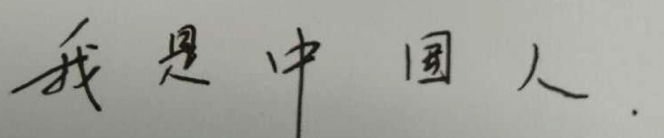
#> input picture data_generation/augment/sample.png, 664 x 138 px
$ python augment.py
#> lines starting #> are read from the running program, lines starting #| are printed output that depends on the picture
# auther:liushuchun
import cv2
import numpy as np
import sys
import os

if sys.version_info.major == 2:
    print("python2 excute")
elif sys.version_info.major == 3:
    print("python3 excute")

#旋转
def rotate(img, angle, center=None, scale=1.0):
    # get the dimension of the img
    (h, w) = img.shape[:2]

    if center is None:
        center = (w // 2, h // 2)

    M = cv2.getRotationMatrix2D(center, angle, scale)
    rotated_img = cv2.warpAffine(
        img, M, (w, h), borderMode=cv2.BORDER_REPLICATE)

    return rotated_img

#拉伸（放大-缩小）
def resize(img, width=None, height=None, inter=cv2.INTER_AREA):
    # get the dimension of the img

    dm = None

    (h, w) = img.shape[:2]

    if width is None and height is None:
        return img

    if width:
        r = width / float(w)
        dm = (width, int(h * r))
    else:
        r = height / float(h)
        dm = (int(w * r), height)

    resized_img = cv2.resize(img, dm, interpolation=inter)

    return resized_img

# 对比度变化
def adjust_brightness_contrast(img, brightness=0., contrast=0.):
    """
    Adjust the brightness or contrast of image
    """
    beta = 0
    return cv2.addWeighted(img, 1 + float(contrast) / 100., img, beta, float(brightness))

# 模糊
def blur(img, typ="gaussian", kernal=(2, 2)):
    """
    Blur the image
    :params:
            typ: "gaussian" or "median"
    """
    if typ == "gaussian":
        return cv2.GaussianBlur(img, kernal, 0, None, 0)
    elif typ == "median":
        return cv2.blur(img, kernal)
    else:
        return img


if __name__ == "__main__":
    img = cv2.imread("sample.png")
#> img is the input picture: shape (138, 664, 3); mean B, G, R 154.3, 161.2, 160.2
    (h, w) = img.shape[:2]
#> h = 138; w = 664
    blur_img = blur(img, kernal=(5, 5))
    blur_img = blur(blur_img, kernal=(3, 3))
    cv2.imwrite("blured.png", blur_img)
    cv2.imwrite("src.png", img)

    decre_contrasted_img = adjust_brightness_contrast(
        img, brightness=0.5, contrast=-50)
#> in adjust_brightness_contrast, `return cv2.addWeighted(img, 1 + float(contrast) / 100., img, beta, flo..`:
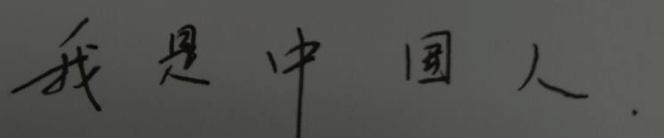
#> returned value: shape (138, 664, 3); mean of channels 0, 1, 2 77.7, 81.1, 80.7; drawn as B, G, R
    cv2.imwrite("decre_contrasted.png", decre_contrasted_img)
    incre_contrasted_img = adjust_brightness_contrast(
        img, brightness=1.0, contrast=50)
#> call 2 of adjust_brightness_contrast, with brightness = 1, contrast = 50
#> in adjust_brightness_contrast (call 2), `return cv2.addWeighted(img, 1 + float(contrast) / 100., img, beta, flo..`:
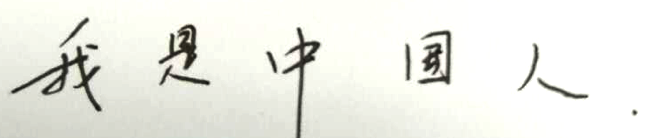
#> returned value: shape (138, 664, 3); mean of channels 0, 1, 2 230.1, 236.9, 236.1; drawn as B, G, R
    cv2.imwrite("incre_contrasted.png", incre_contrasted_img)

    resized_long_img = resize(img, width=int(w * 1.4), height=h)
    cv2.imwrite("resized_long_img.png", resized_long_img)

    resized_short_img = resize(img, width=w, height=int(0.5 * h))
    cv2.imwrite("resized_short_img.png", resized_short_img)

    rotated_img = rotate(img, angle=5)
#> in rotate, `rotated_img = cv2.warpAffine( img, M, (w, h), borderMode=cv2.BORDER_RE..`:
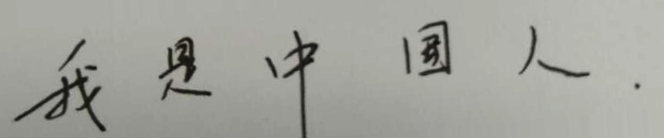
#> rotated_img: shape (138, 664, 3); mean B, G, R 155.4, 162.3, 161.3
    cv2.imwrite("roated_img.png", rotated_img)
